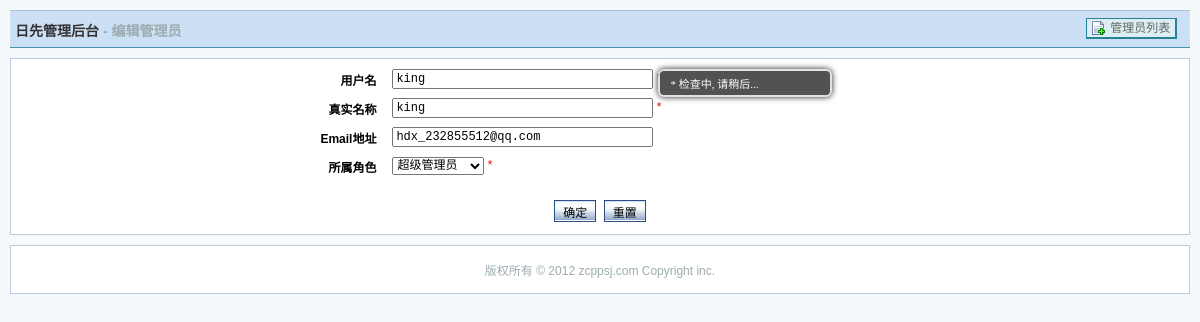
The page /admin/admin_user.php?act=edit&id=2 (signed in) on the database its author committed.
### tables this page shows
CREATE TABLE IF NOT EXISTS `sd_admin_user` (
  `user_id` smallint(5) NOT NULL AUTO_INCREMENT,
  `user_name` varchar(60) NOT NULL,
  `true_name` varchar(60) NOT NULL,
  `email` varchar(60) NOT NULL,
  `password` varchar(32) NOT NULL,
  `add_time` int(11) NOT NULL DEFAULT '0',
  `last_login` int(11) NOT NULL DEFAULT '0',
  `last_ip` varchar(15) NOT NULL,
  `role_id` smallint(6) DEFAULT NULL,
  `agency_id` smallint(5) unsigned NOT NULL,
  PRIMARY KEY (`user_id`),
  KEY `user_name` (`user_name`)
);

### includes/config.php (called while the page is built, shortened)
<?php
	$db_name = "rising";
	$prefix  = "sd_";
?>

### admin/includes/init.php (called while the page is built, shortened)
<?PHP
require(ROOT_PATH . 'includes/config.php');
require(ROOT_PATH . 'includes/lib_main.php');
require(ROOT_PATH . 'includes/cls_mysql.php');
require(ROOT_PATH . 'includes/cls_lk.php');
$lk = new LK($db_name, $prefix);
?>

### includes/cls_lk.php (called while the page is built, shortened)
<?PHP
class LK
{
    var $db_name = '';
    var $prefix  = 'lk_';
    function LK($db_name, $prefix)
    {
        $this->db_name = $db_name;
        $this->prefix  = $prefix;
    }
    function table($str)
    {
        return '`' . $this->db_name . '`.`' . $this->prefix . $str . '`';
    }
}
?>

### includes/cls_mysql.php (called while the page is built, shortened)
<?php
class cls_mysql
{
	var $connid;
	function cls_mysql($dbhost,$dbuser,$dbpw,$dbname,$charset = 'utf8')
	{
		$dbhost = $dbhost;
		$dbuser = $dbuser;
		$dbpw   = $dbpw;
		$func   = 'mysql_connect' ;
		if(!$this->connid = @$func($dbhost, $dbuser, $dbpw))
		{
			$this->halt('Can not connect to MySQL server');
		}
		return $this->connid;
	}
	function query($sql , $type = '' , $expires = 3600, $dbname = '')
	{
		$func = $type == 'UNBUFFERED' ? 'mysql_unbuffered_query' : 'mysql_query';
		if(!($query = $func($sql , $this->connid)) && $type != 'SILENT')
		{
			$this->halt('MySQL Query Error', $sql);
		}
		return $query;
	}
	function get_one($sql, $type = '', $expires = 3600, $dbname = '')
	{
		$query = $this->query($sql, $type, $expires, $dbname);
		$rs = $this->fetch_array($query);
		return $rs ;
	}
	function fetch_array($query, $result_type = MYSQL_ASSOC)
	{
		return mysql_fetch_array($query, $result_type);
	}
}
?>

### admin/includes/cls_exchange.php (called while the page is built, shortened)
<?php
class exchange
{
    var $table;
    var $db;
    var $id;
    function exchange($table, &$db , $id, $name)
    {
        $this->table     = $table;
        $this->db        = &$db;
        $this->id        = $id;
    }
    function select($set, $id = 0)
    {
        $sql = 'SELECT '. $set .' FROM ' .$this->table. " WHERE 1";
        $sql .= empty($id) ? '' : ' AND '. $this->id ." = '$id' ";
        return $this->db->get_one($sql);
    }
}
?>

### admin/admin_user.php (the view, shortened to what this page needs)
<?php
require(dirname(__FILE__) . '/includes/init.php');
$exc = new exchange($lk->table("admin_user"), $db, 'user_id', 'user_name');
if ($_REQUEST['act'] == 'edit')
{
	$id = $_REQUEST['id'];
	$set = 'user_id, user_name, true_name, email, password, role_id';
	$user_info = $exc->select($set, $id);
    $role_list = '';
    $res = $db->query("SELECT * FROM " .$lk->table('role'));
	while ($row = $db->fetch_array($res))
    {
        $role_list .= "<option value='$row[role_id]'";
        $role_list .= ($user_info['role_id'] == $row['role_id']) ? ' selected="true"' : '';
        $role_list .= '>' . $row['role_name']. '</option>';
    }
	$smarty->assign('user',         $user_info);
	$smarty->assign('role_list',    $role_list);
	$smarty->assign('ur_here',      "编辑管理员");
	$smarty->assign('action_text',  "管理员列表");
	$smarty->assign('action_href',  "admin_user.php?act=list");
	$smarty->assign('form_act',     'update');
	$smarty->assign('action',       'edit');
	$smarty->display('admin_user_info.html');
}
?>

### admin/templates/templates_c/%%56^564^564858D4%%admin_user_info.html.php (shortened to what this page needs)
<?php $_smarty_tpl_vars = $this->_tpl_vars;
$this->_tpl_vars = $_smarty_tpl_vars;
 ?>
<link href="../css/validationEngine.jquery.css" rel="stylesheet" type="text/css" />
<div class="main-div">
<form method="post" id="theForm">
<table cellspacing="1" cellpadding="3" width="90%">
  <?php if ($this->_tpl_vars['action'] == 'add' || $this->_tpl_vars['action'] == 'edit'): ?>
  <tr>
    <td class="label">用户名</td>
    <td><input type="text" name="user_name" id="user_name" maxlength="20" size="34" value="<?php echo $this->_tpl_vars['user']['user_name']; ?>
" class="validate[required,custom[noSpecialCaracters],length[0,20],ajax[ajaxUser]]" /><font color="red"> * </font></td>
  </tr>
  <tr>
    <td class="label">真实名称</td>
    <td><input type="text" name="true_name" id="true_name" maxlength="20" size="34" value="<?php echo $this->_tpl_vars['user']['true_name']; ?>
" class="validate[required,custom[chinese],length[0,20]]" /><font color="red"> * </font></td>
  </tr>
  <tr>
    <td class="label">Email地址</td>
    <td><input type="text" name="email" id="email" size="34" value="<?php echo $this->_tpl_vars['user']['email']; ?>
" /></td>
  </tr>
  <?php endif; ?>
  <?php if ($this->_tpl_vars['action'] == 'add' || $this->_tpl_vars['action'] == 'edit'): ?>
  <tr>
    <td class="label">所属角色</td>
    <td>
      <select name="admin_role" id="admin_role" class="validate[required]">
		<?php echo $this->_tpl_vars['role_list']; ?>
      </select><font color="red"> * </font>
    </td>
  </tr>
  <?php endif; ?>
  <tr>
    <td colspan="2" align="center"><br />
      <input type="submit" class="button" value="确定" />
      <input type="reset" class="button" value="重置" />
    </td>
  </tr>
</table>
</form>
</div>

### admin/css/global.css (style rules this page uses)
body { margin: 0px; padding: 0px; background:#F6F9FB; font: 12px "sans-serif", "Arial", "Verdana"; }
p, td, div { font: 12px "sans-serif", "Arial", "Verdana"; }
form,h3 { margin: 0px; padding: 0px; }
input, textarea, select { font: 12px "courier new"; margin-bottom:2px }
input.button { padding: 2px 8px 0px; margin: 2px 2px; border: 1px solid #2D5082; background: url(../images/button_bg.gif) repeat-x; }

### admin/css/main.css (style rules this page uses)
body { padding: 10px; }
.main-div { border: 1px solid #B7CDE5; padding:1px; background-color:#FFF }
.main-div table { margin:5px auto }
td.label { text-align: right; vertical-align: top; font-weight: bold; padding: 5px 1em; width: 30%; }

### rows shown on the page
sd_admin_user: user_name "king", true_name "king", email "hdx_232855512@qq.com"

### other values the page prints
$this->_tpl_vars['action_text'] "管理员列表"
$this->_tpl_vars['ur_here'] "编辑管理员"
form field admin_role "超级管理员"
